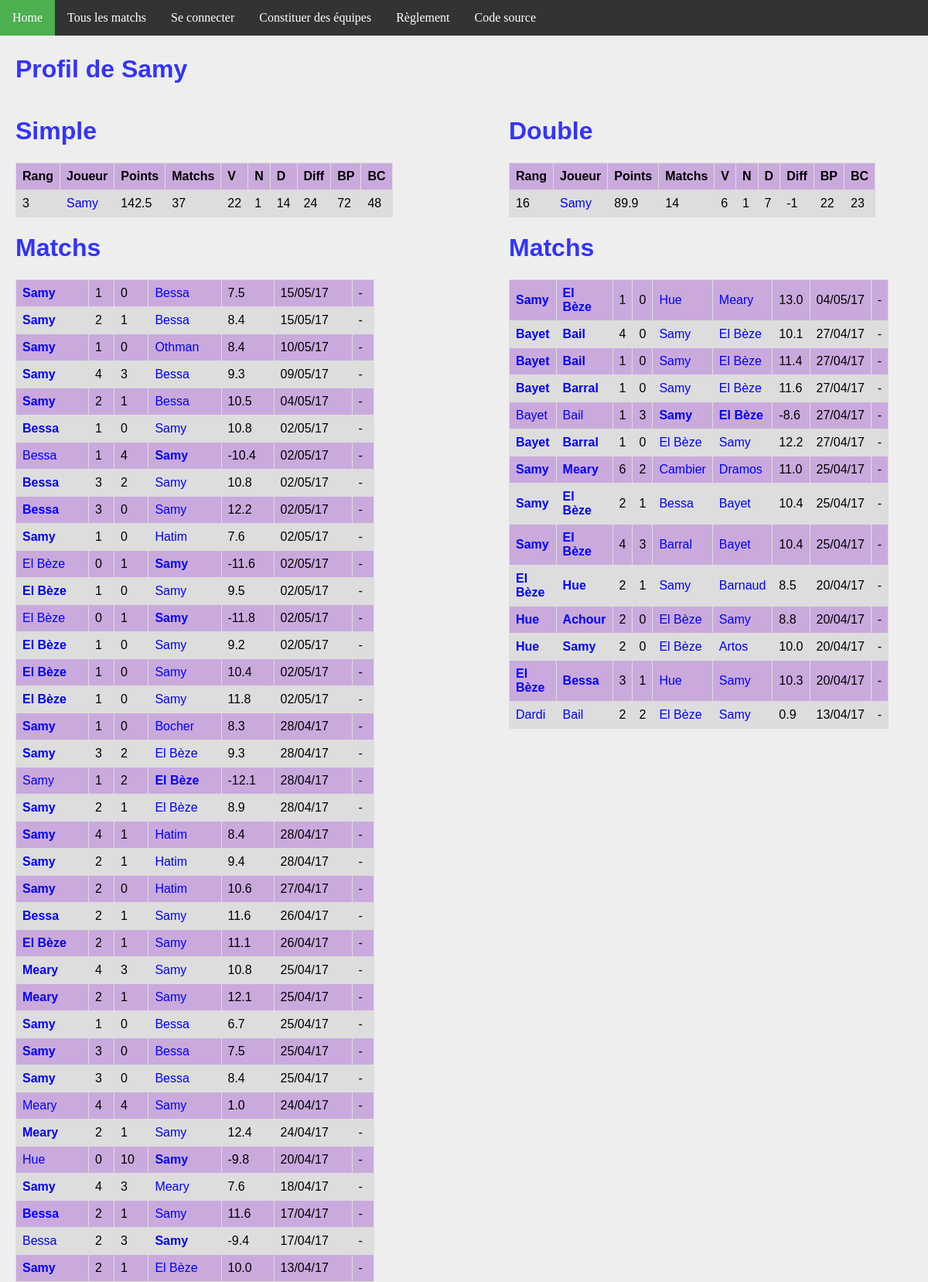
/joueur/11/, run on an earlier commit of the app's database.
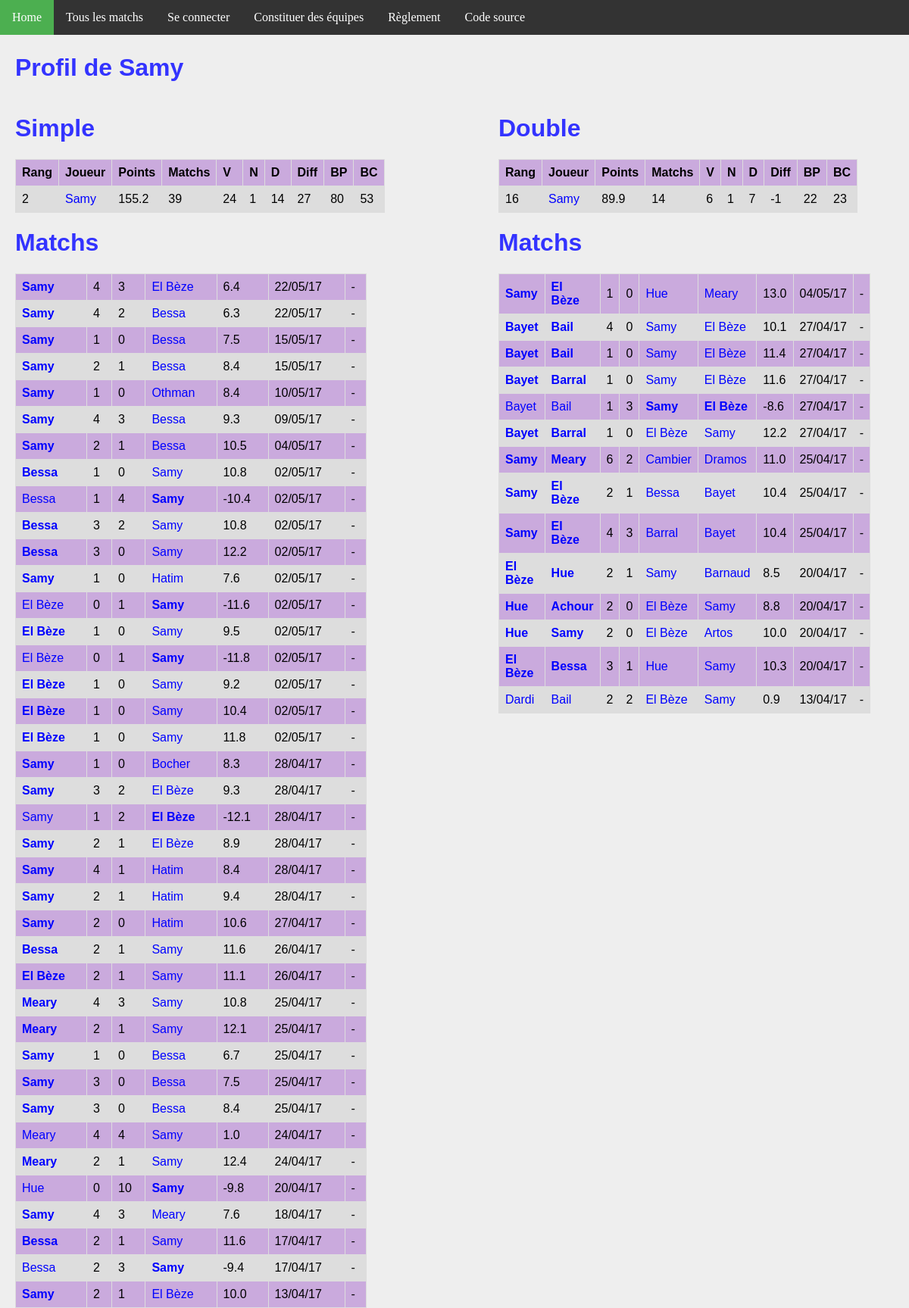
And on a later commit of the database.
### ranking/models.py (models this page shows, shortened)
class Joueur(models.Model):
    user = models.OneToOneField(User, on_delete=models.CASCADE)
    pseudo = models.CharField(max_length = 50, default="Pax lambda")
    simple_score = models.FloatField(default=100)
    simple_rang = models.IntegerField(default=0)
    simple_victoires = models.IntegerField(default=0)
    simple_nuls = models.IntegerField(default=0)
    simple_defaites = models.IntegerField(default=0)
    simple_buts_pour = models.IntegerField(default=0)
    simple_buts_contre = models.IntegerField(default=0)
    double_score = models.FloatField(default=100)
    double_rang = models.IntegerField(default=0)
    double_victoires = models.IntegerField(default=0)
    double_nuls = models.IntegerField(default=0)
    double_defaites = models.IntegerField(default=0)
    double_buts_pour = models.IntegerField(default=0)
    double_buts_contre = models.IntegerField(default=0)
    @property
    def simple_matchs(self):
        return self.simple_nuls + self.simple_victoires + self.simple_defaites
    @property
    def double_matchs(self):
        return self.double_nuls + self.double_victoires + self.double_defaites
    @property
    def simple_diff(self):
        return self.simple_buts_pour - self.simple_buts_contre
    @property
    def double_diff(self):
        return self.double_buts_pour - self.double_buts_contre

class MatchSimple(models.Model):
    domicile = models.ForeignKey('Joueur', related_name = 'dom')
    exterieur = models.ForeignKey('Joueur', related_name = 'exte')
    date = models.DateTimeField(auto_now_add=True)
    buts_domicile = models.IntegerField(default=0)
    buts_exterieur = models.IntegerField(default=0)
    points = models.FloatField(default=0)
    @property
    def winner(self):
        if self.buts_domicile > self.buts_exterieur:
            return 1.
        elif self.buts_domicile < self.buts_exterieur:
            return 0.
        else:
            return 0.5

class MatchDouble(models.Model):
    domicile_1 = models.ForeignKey('Joueur', related_name = 'dom1')
    domicile_2 = models.ForeignKey('Joueur', related_name = 'dom2')
    exterieur_1 = models.ForeignKey('Joueur', related_name = 'exte1')
    exterieur_2 = models.ForeignKey('Joueur', related_name = 'exte2')
    date = models.DateTimeField(auto_now_add=True)
    buts_domicile = models.IntegerField(default=0)
    buts_exterieur = models.IntegerField(default=0)
    points = models.FloatField(default=0)
    @property
    def winner(self):
        if self.buts_domicile > self.buts_exterieur:
            return 1.
        elif self.buts_domicile < self.buts_exterieur:
            return 0.
        else:
            return 0.5

### ranking/views.py (the view)
# urls.py: url(r'^joueur/(?P<joueur_id>[0-9]+)/$', views.detail_joueur, name='joueur'),
def detail_joueur(request, joueur_id):
    simples_1 = MatchSimple.objects.filter(domicile__id = joueur_id)
    simples_2 = MatchSimple.objects.filter(exterieur__id = joueur_id)
    simples = simples_1 | simples_2
    doubles_1 = MatchDouble.objects.filter(domicile_1__id = joueur_id)
    doubles_2 = MatchDouble.objects.filter(domicile_2__id = joueur_id)
    doubles_3 = MatchDouble.objects.filter(exterieur_1__id = joueur_id)
    doubles_4 = MatchDouble.objects.filter(exterieur_2__id = joueur_id)
    doubles = doubles_1 | doubles_2 | doubles_3 | doubles_4
    context = {
        'joueur': get_object_or_404(Joueur, pk=joueur_id),
        'simple_matchs': simples.order_by('-date').all(),
        'double_matchs': doubles.order_by('-date').all(),
    }
    return render(request, 'joueur.html', context)

### ranking/templatetags/app_filter.py (called while the page is built)
@register.filter(name='decimal')
def decimal(x):
    return '{0:.1f}'.format(x)

### ranking/templates/joueur.html
{% extends 'base.html' %}
{% block body %}
{% load app_filter %}
    <h1>Profil de {{ joueur.pseudo }}</h1>
<div id="column1" style="float:left; margin:0; width:40%;">
    <h1>Simple</h1>
    <table>
        <tr>
            <th>Rang</th>
            <th>Joueur</th>
            <th>Points</th>
            <th>Matchs</th>
            <th>V</th>
            <th>N</th>
            <th>D</th>
            <th>Diff</th>
            <th>BP</th>
            <th>BC</th>
        </tr>
        <tr>
            <td>{{ joueur.simple_rang }}</td>
            <td><a class='joueur' href="{% url 'joueur' joueur.id %}">{{joueur.pseudo}}</a></td>
            <td>{{joueur.simple_score|decimal}}</td>
            <td>{{joueur.simple_matchs}}</td>
            <td>{{joueur.simple_victoires}}</td>
            <td>{{joueur.simple_nuls}}</td>
            <td>{{joueur.simple_defaites}}</td>
            <td>{{joueur.simple_diff}}</td>
            <td>{{joueur.simple_buts_pour}}</td>
            <td>{{joueur.simple_buts_contre}}</td>
        </tr>
    </table>
    <h1>Matchs</h1>
    <table>
        {% for m in simple_matchs %}
        <tr>
            <td {% if m.winner == 1 %} style='font-weight:bold'{% endif %} >
                <a class="joueur" href="{% url 'joueur' m.domicile.id %}">{{m.domicile.pseudo}}</a>
            </td>
            <td>{{m.buts_domicile}}</td>
            <td>{{m.buts_exterieur}}</td>
            <td {% if m.winner == 0 %} style='font-weight:bold'{% endif %} >
                <a class='joueur' href="{% url 'joueur' m.exterieur.id %}">{{m.exterieur.pseudo}}</a>
            </td>
            <td>{{m.points|decimal}}</td>
            <td>{{m.date | date:'d/m/y'}}</td>
            <td>
            {% if m.domicile == request.user.joueur %}
                <a class="joueur" href="{% url 'annuler' m.id %}">Annuler</a>
            {% else %}
                -
            {% endif %}
            </td>
        </tr>
        {% endfor %}
    </table>
</div>
<div id="column2" style="float:left; margin-left:15%;width:40%;">
<h1>Double</h1>
<table>
    <tr>
        <th>Rang</th>
        <th>Joueur</th>
        <th>Points</th>
        <th>Matchs</th>
        <th>V</th>
        <th>N</th>
        <th>D</th>
        <th>Diff</th>
        <th>BP</th>
        <th>BC</th>
    </tr>
    <tr>
        <td>{{ joueur.double_rang }}</td>
        <td><a class='joueur' href="{% url 'joueur' joueur.id %}">{{joueur.pseudo}}</a></td>
        <td>{{joueur.double_score|decimal}}</td>
        <td>{{joueur.double_matchs}}</td>
        <td>{{joueur.double_victoires}}</td>
        <td>{{joueur.double_nuls}}</td>
        <td>{{joueur.double_defaites}}</td>
        <td>{{joueur.double_diff}}</td>
        <td>{{joueur.double_buts_pour}}</td>
        <td>{{joueur.double_buts_contre}}</td>
    </tr>
</table>
<h1>Matchs</h1>
<table>
    {% for m in double_matchs %}
    <tr>
        <td {% if m.winner == 1 %} style='font-weight:bold'{% endif %} >
            <a class="joueur" href="{% url 'joueur' m.domicile_1.id %}">{{m.domicile_1.pseudo}}</a>
        </td>
        <td {% if m.winner == 1 %} style='font-weight:bold'{% endif %} >
            <a class="joueur" href="{% url 'joueur' m.domicile_2.id %}">{{m.domicile_2.pseudo}}</a>
        </td>
        <td>{{m.buts_domicile}}</td>
        <td>{{m.buts_exterieur}}</td>
        <td {% if m.winner == 0 %} style='font-weight:bold'{% endif %} >
            <a class='joueur' href="{% url 'joueur' m.exterieur_1.id %}">{{m.exterieur_1.pseudo}}</a>
        </td>
        <td {% if m.winner == 0 %} style='font-weight:bold'{% endif %} >
            <a class='joueur' href="{% url 'joueur' m.exterieur_2.id %}">{{m.exterieur_2.pseudo}}</a>
        </td>
        <td>{{m.points|decimal}}</td>
        <td>{{m.date | date:'d/m/y'}}</td>
        <td>
        {% if m.domicile_1 == request.user.joueur %}
            <a class="joueur" href="{% url 'annuler_double' m.id %}">Annuler</a>
        {% else %}
            -
        {% endif %}
        </td>
    </tr>
    {% endfor %}
</table>
</div>
{% endblock %}

### ranking/templates/base.html (shortened to what this page needs)
{% load static %}
<!DOCTYPE html>
<html>
<head>
  <link rel="stylesheet" href="{% static 'fifa.css' %}"/>
</head>
<body>
<ul>
    <li><a class="menu" href="{% url 'index' %}">Home</a></li>
    <li><a href="{% url 'matchs'%}" class="menu">Tous les matchs</a></li>
    {% if request.user.is_authenticated %}
        <li><a class="menu" href="{% url 'joueur' request.user.joueur.id %}">Mes matchs</a></li>
        <li><a class="menu" href="{% url 'logout' %}">Se déconnecter ({{request.user.joueur.pseudo}})</a></li>
    {% else %}
        <li><a class="menu" href="{% url 'login' %}">Se connecter</a></li>
    {% endif %}
    <li><a href="{% url 'team'%}" class="menu">Constituer des équipes</a></li>
    <li><a href="{% url 'reglement'%}" class="menu">Règlement</a></li>
    <li><a href="https://github.com/fandejuni/fifa/" class="menu">Code source</a></li>
</ul>
<div style="padding:20px;margin-top:30px;">
<div id="contentBox" style="margin:0px auto; width:100%">
{% block body %}
{% endblock %}
</div>
</div>
</body>
</html>

### ranking/static/fifa.css (style rules this page uses)
h1, h2 { font-family: Arial; color: #3333FF; }
a { color: blue; text-decoration: none; }
body { background: #EEEEEE; margin: 0px; }
table { font-family: arial, sans-serif; border-collapse: collapse; width: 100%; }
td, th { border: 1px solid #dddddd; text-align: left; padding: 8px; }
tr:nth-child(even) { background-color: #DDDDDD; }
tr:nth-child(odd) { background-color: #CAAADD; }
ul { list-style-type: none; margin: 0; padding: 0; overflow: hidden; background-color: #333; position: fixed; top: 0; width: 100%; }
li { float: left; }
li a { display: block; color: white; text-align: center; padding: 14px 16px; text-decoration: none; }

What changed in the data, as far as the page shows it:
changed Joueur "Samy": simple_rang "3" → "2"; simple_score|decimal "142.5" → "155.2"; simple_matchs "37" → "39"; simple_victoires "22" → "24"; simple_diff "24" → "27"; simple_buts_pour "72" → "80"; simple_buts_contre "48" → "53"
added MatchSimple: domicile.pseudo "Samy", buts_domicile "4", buts_exterieur "3", exterieur.pseudo "El Bèze", points|decimal "6.4", date "22/05/17"
added MatchSimple: domicile.pseudo "Samy", buts_domicile "4", buts_exterieur "2", exterieur.pseudo "Bessa", points|decimal "6.3", date "22/05/17"
